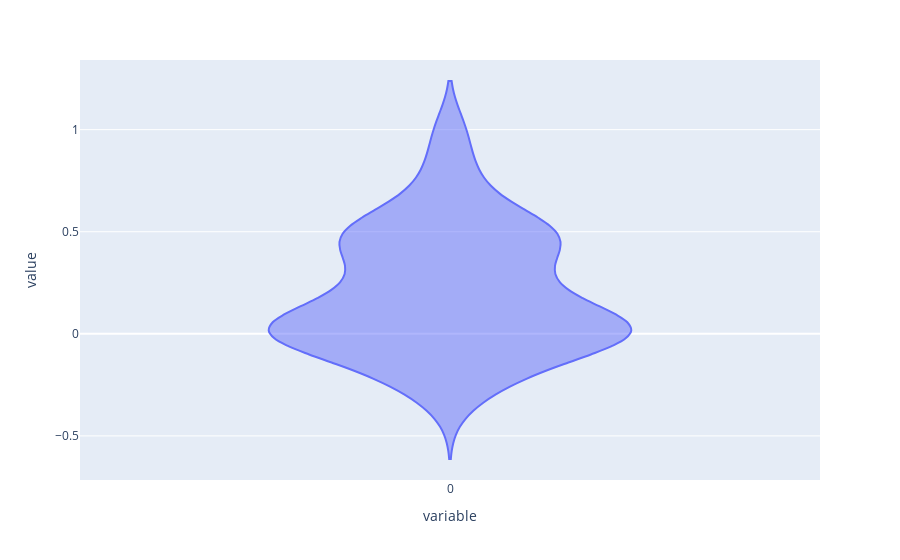

Notebook cell for this chart:
### Code cell
# draw violin plot for sentiment value of each review
import plotly.express as px
df = pd.DataFrame(senti)
fig = px.violin(df)
fig.show()

### Figure 1 — Plotly figure (JSON) as saved in the notebook; plotly's stock layout.template omitted (floating-point values rounded to 4 significant figures; data arrays with more than 128 entries replaced by an {"elided": "..."} marker saying what was removed)
{"data": [{"alignmentgroup": "True", "box": {"visible": false}, "hovertemplate": "variable=%{x}<br>value=%{y}<extra></extra>", "legendgroup": "", "marker": {"color": "#636efa"}, "name": "", "offsetgroup": "", "orientation": "v", "scalegroup": "True", "showlegend": false, "type": "violin", "x": {"elided": "150 str values"}, "x0": " ", "xaxis": "x", "y": {"elided": "150 float values"}, "y0": " ", "yaxis": "y"}], "layout": {"legend": {"tracegroupgap": 0}, "margin": {"t": 60}, "violinmode": "group", "xaxis": {"anchor": "y", "domain": [0, 1], "title": {"text": "variable"}}, "yaxis": {"anchor": "x", "domain": [0, 1], "title": {"text": "value"}}}}
